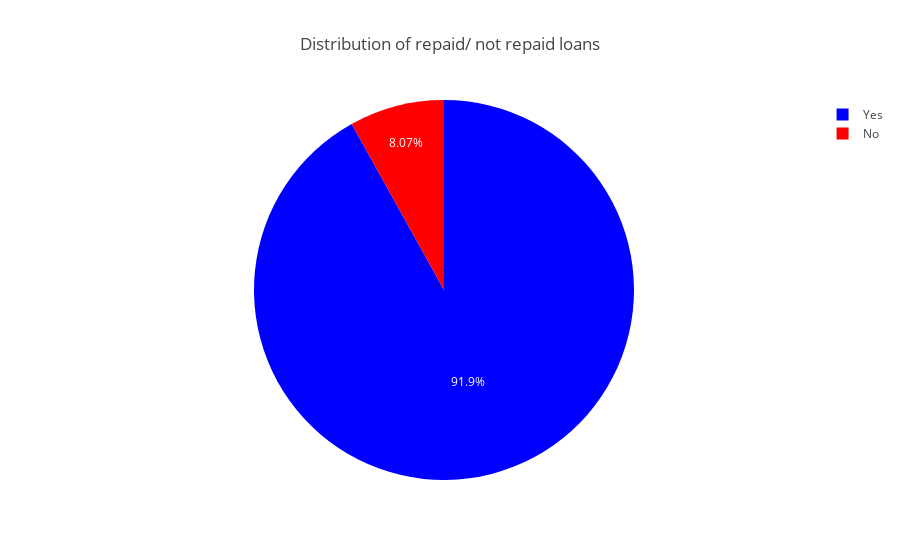

The notebook cell saved with this chart:
### Code cell
trace = go.Pie(labels=df.repaid, values=df.numOfLoans, marker=dict(colors=['blue', 'red']))
layout = go.Layout(title = 'Distribution of repaid/ not repaid loans')
fig = go.Figure(data = [trace], layout = layout)
iplot(fig)

### Figure 1 — Plotly figure (JSON) as saved in the notebook; plotly's stock layout.template omitted (floating-point values rounded to 4 significant figures)
{"data": [{"labels": ["Yes", "No"], "marker": {"colors": ["blue", "red"]}, "type": "pie", "uid": "47cce762-06b6-4d45-b217-bc29d2c2e55e", "values": [282686, 24825]}], "layout": {"title": {"text": "Distribution of repaid/ not repaid loans"}}}
